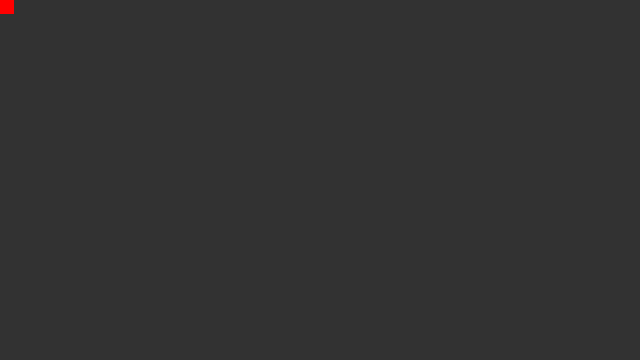
Frame 1 (no input)
Frame 60 (the mouse pressed at the canvas centre just before this capture): identical to frame 1, image omitted
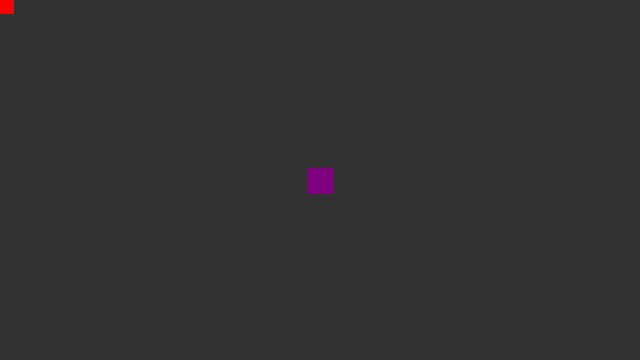
Frame 120 (the mouse held since frame 60 and released just before this capture)

The Processing sketch that drew these frames (run headless with seeded random() and noise(); from frame 60 on, the mouse is pressed at the canvas centre):

// Processing sketch: mouse_revela_cores
// ── mouse_revela_cores.pde
int squareSize;

void setup(){
  size(640, 360);
  
  // Ter o background no setup faz com que o fundo não seja atualizado
  background(50);
  squareSize = 25;
  
  // Aumenta o frame rate pra diminuir o espaço entre os quadrados
  frameRate(200);
}

void draw(){
  // Define a cor do retangulo apartir da posiçao do mouse
  //fill(255 * (1 - (mouseX*100.0/width)/100.0), 0, 255 * ((mouseX*100.0/width)/100.0));
  //stroke(255 * (1 - (mouseX*100.0/width)/100.0), 0, 255 * ((mouseX*100.0/width)/100.0));
  
  fill(map(mouseX,0,width,255,0), 0, map(mouseX,0,width,0,255));
  stroke(map(mouseX,0,width,255,0), 0, map(mouseX,0,width,0,255));

  
  // Define a posição do quadrado no meio do mouse
  rect(mouseX - squareSize/2, mouseY - squareSize/2, squareSize, squareSize);
}
